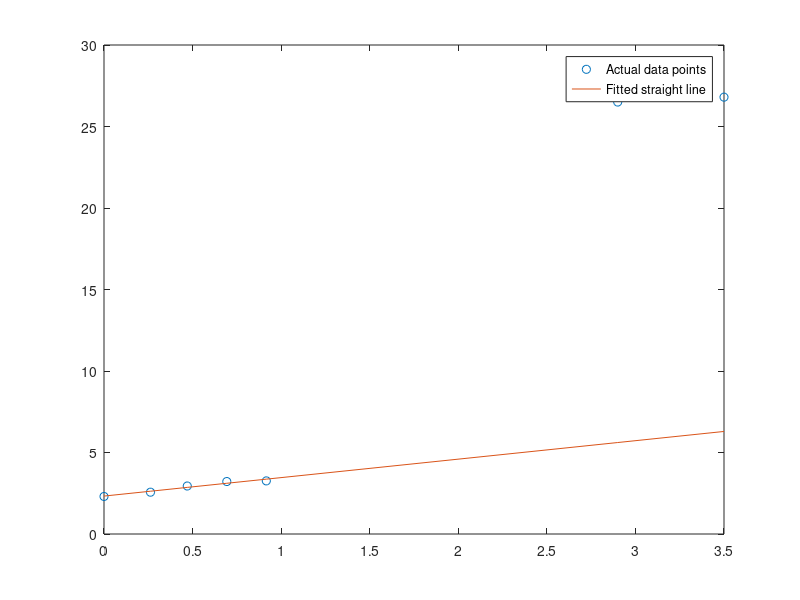

This figure's MATLAB source:
clc;
clear;

x=[1 1.3 1.6 2 2.5 2.9 3.5];
y=[10 13 19 25 26 26.5 26.8];
n=5;

sumx=0;
sumy=0;
sumxy=0;
sumxsq=0;
for i=1:n
  x(i)=log(x(i));
  y(i)=log(y(i));
  sumx=sumx+x(i);
  sumy=sumy+y(i);
  sumxy=sumxy+x(i)*y(i);
  sumxsq=sumxsq+x(i)^2;
end

a1=(n*sumxy-sumx*sumy)/(n*sumxsq-sumx^2);
a0=(sumy/n)-a1*sumx/n;

plot(x,y,'o');
hold on;
ym=a0+a1.*x;
b=(y(2)-y(1))/(x(2)-x(1))
a=exp(a0)
plot(x,ym)
legend('Actual data points', 'Fitted straight line')
